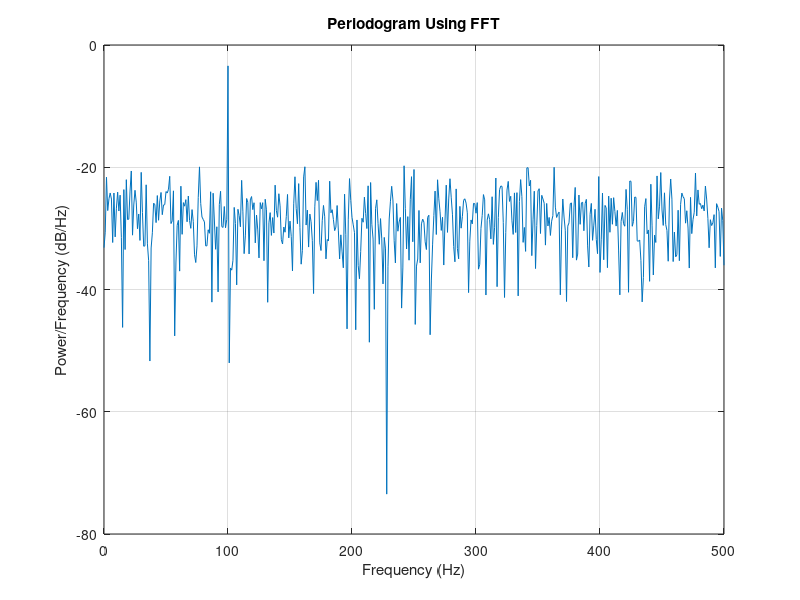

MATLAB code for this plot:
rng default
Fs = 1000;
t = 0:1/Fs:1-1/Fs;
x = cos(2*pi*100*t) + randn(size(t));
N = length(x);
xdft = fft(x);
xdft = xdft(1:N/2+1);
psdx = (1/(Fs*N)) * abs(xdft).^2;
psdx(2:end-1) = 2*psdx(2:end-1);
freq = 0:Fs/length(x):Fs/2;
plot(freq,10*log10(psdx))
grid on
title('Periodogram Using FFT')
xlabel('Frequency (Hz)')
ylabel('Power/Frequency (dB/Hz)')
%plot the same with periodogram function
%periodogram(x,rectwin(length(x)),length(x),Fs